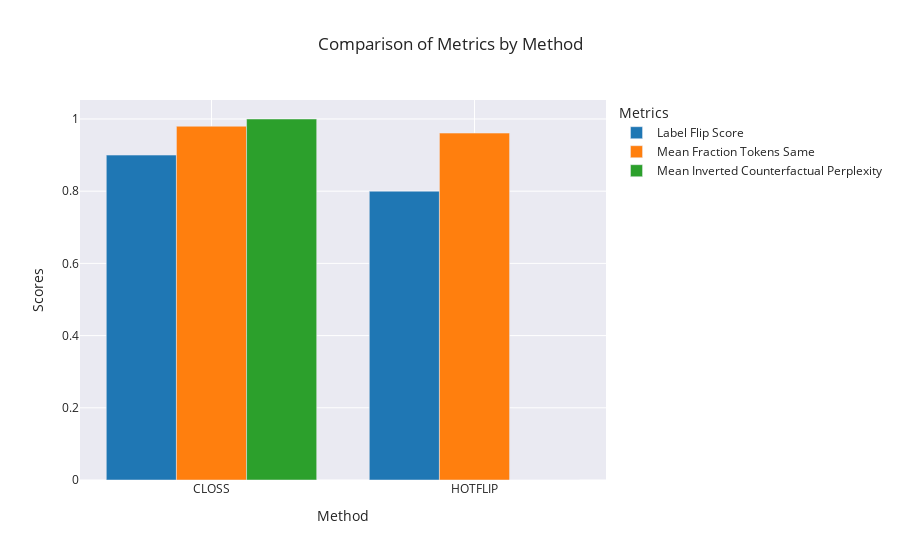

Notebook code cell kept with this figure:
### Code cell
import pandas as pd
import plotly.graph_objects as go

# Load the data from the CSV file
df = pd.read_csv('data.csv')

# Ensure the method_name column is used as the index
df.set_index('method_name', inplace=True)

# Create a grouped bar chart using plotly
fig = go.Figure()

# Add bars for each metric
fig.add_trace(go.Bar(
    x=df.index,
    y=df['label_flip_score'],
    name='Label Flip Score',
    marker_color='#1f77b4'
))

fig.add_trace(go.Bar(
    x=df.index,
    y=df['mean_fraction_tokens_same'],
    name='Mean Fraction Tokens Same',
    marker_color='#ff7f0e'
))

fig.add_trace(go.Bar(
    x=df.index,
    y=df['mean_inverted_counterfactual_perplexity'],
    name='Mean Inverted Counterfactual Perplexity',
    marker_color='#2ca02c'
))

# Update layout for better appearance
fig.update_layout(
    title='Comparison of Metrics by Method',
    xaxis=dict(
        title='Method',
        tickvals=df.index,
        ticktext=df.index.str.upper()
    ),
    yaxis=dict(
        title='Scores'
    ),
    barmode='group',
    legend_title_text='Metrics',
    template='seaborn'
)

# Show the plot
fig.show()

### Figure 1 — Plotly figure (JSON) as saved in the notebook; plotly's stock layout.template omitted (floating-point values rounded to 4 significant figures)
{"data": [{"marker": {"color": "#1f77b4"}, "name": "Label Flip Score", "type": "bar", "x": ["closs", "hotflip"], "y": [0.9, 0.8]}, {"marker": {"color": "#ff7f0e"}, "name": "Mean Fraction Tokens Same", "type": "bar", "x": ["closs", "hotflip"], "y": [0.98, 0.961]}, {"marker": {"color": "#2ca02c"}, "name": "Mean Inverted Counterfactual Perplexity", "type": "bar", "x": ["closs", "hotflip"], "y": [1, 0]}], "layout": {"barmode": "group", "legend": {"title": {"text": "Metrics"}}, "title": {"text": "Comparison of Metrics by Method"}, "xaxis": {"ticktext": ["CLOSS", "HOTFLIP"], "tickvals": ["closs", "hotflip"], "title": {"text": "Method"}}, "yaxis": {"title": {"text": "Scores"}}}}
